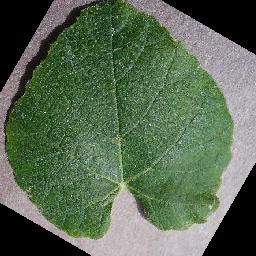
#> input picture test01/1111/images/61d898866b094711894faba89e2d0465.JPG, 256 x 256 px
$ python -i detector.py   (imports and definitions only)
#> lines starting #> are read from the running program, lines starting #| are printed output that depends on the picture; after the words box and inside, x2 and y2 are one past the last pixel; in counts of white or black regions, pixels touching at a corner belong together
from __future__ import annotations

import cv2
import numpy as np

from .models import Point


def detect_leaf_contour(rgb_image: np.ndarray) -> list[Point]:
    """Detect the main leaf boundary and return it as editable contour points."""
    if rgb_image.ndim != 3 or rgb_image.shape[2] != 3:
        raise ValueError("Ожидается цветное RGB-изображение.")

    working_image, scale = _resize_for_detection(rgb_image)
    image_bgr = cv2.cvtColor(working_image, cv2.COLOR_RGB2BGR)

    mask = _grabcut_mask(image_bgr)
    if not _mask_is_reasonable(mask):
        mask = _fallback_color_mask(image_bgr)
    mask = _postprocess_mask(mask)

    contour = _extract_largest_contour(mask)
    if contour is None:
        raise ValueError(
            "Не удалось определить контур листа. Попробуйте изображение с более контрастным фоном."
        )

    points = _simplify_contour(contour)
    if scale != 1.0:
        points = points / scale

    return [Point(float(x), float(y)) for x, y in points]


def _resize_for_detection(
    rgb_image: np.ndarray, max_side: int = 1400
) -> tuple[np.ndarray, float]:
    height, width = rgb_image.shape[:2]
    largest_side = max(height, width)
    if largest_side <= max_side:
        return rgb_image, 1.0

    scale = max_side / float(largest_side)
    resized = cv2.resize(
        rgb_image,
        (int(round(width * scale)), int(round(height * scale))),
        interpolation=cv2.INTER_AREA,
    )
    return resized, scale


def _grabcut_mask(image_bgr: np.ndarray) -> np.ndarray:
    height, width = image_bgr.shape[:2]
    margin_x = max(6, int(width * 0.05))
    margin_y = max(6, int(height * 0.05))
    rect_width = width - margin_x * 2
    rect_height = height - margin_y * 2
    if rect_width <= 4 or rect_height <= 4:
        return np.zeros((height, width), dtype=np.uint8)

    mask = np.zeros((height, width), np.uint8)
    bg_model = np.zeros((1, 65), np.float64)
    fg_model = np.zeros((1, 65), np.float64)
    rect = (margin_x, margin_y, rect_width, rect_height)

    try:
        cv2.grabCut(image_bgr, mask, rect, bg_model, fg_model, 5, cv2.GC_INIT_WITH_RECT)
    except cv2.error:
        return np.zeros((height, width), dtype=np.uint8)

    foreground = np.where(
        (mask == cv2.GC_FGD) | (mask == cv2.GC_PR_FGD),
        255,
        0,
    ).astype(np.uint8)
    return foreground


# [22 lines left out: function _fallback_color_mask, not called in this run]


def _mask_is_reasonable(mask: np.ndarray) -> bool:
    foreground_ratio = float(np.count_nonzero(mask)) / float(mask.size)
    return 0.01 <= foreground_ratio <= 0.95


def _postprocess_mask(mask: np.ndarray) -> np.ndarray:
    kernel_size = max(3, int(round(min(mask.shape[:2]) * 0.01)))
    if kernel_size % 2 == 0:
        kernel_size += 1

    kernel = cv2.getStructuringElement(cv2.MORPH_ELLIPSE, (kernel_size, kernel_size))
    cleaned = cv2.morphologyEx(mask, cv2.MORPH_CLOSE, kernel, iterations=2)
    cleaned = cv2.morphologyEx(cleaned, cv2.MORPH_OPEN, kernel, iterations=1)

    contour = _extract_largest_contour(cleaned)
    if contour is None:
        return cleaned

    filled = np.zeros_like(cleaned)
    cv2.drawContours(filled, [contour], -1, 255, thickness=cv2.FILLED)
    return filled


def _extract_largest_contour(mask: np.ndarray) -> np.ndarray | None:
    contours, _ = cv2.findContours(mask, cv2.RETR_EXTERNAL, cv2.CHAIN_APPROX_NONE)
    if not contours:
        return None

    contour = max(contours, key=cv2.contourArea)
    min_area = max(64.0, mask.shape[0] * mask.shape[1] * 0.001)
    if cv2.contourArea(contour) < min_area:
        return None
    return contour


def _simplify_contour(
    contour: np.ndarray, min_points: int = 16, max_points: int = 80
) -> np.ndarray:
    perimeter = cv2.arcLength(contour, True)
    source_points = contour[:, 0, :].astype(np.float32)
    candidate = source_points

    for ratio in np.linspace(0.001, 0.02, 30):
        approx = cv2.approxPolyDP(
            contour, epsilon=float(perimeter * ratio), closed=True
        )
        approx_points = approx[:, 0, :].astype(np.float32)
        candidate = approx_points
        if min_points <= len(approx_points) <= max_points:
            return approx_points

    if len(candidate) > max_points:
        return _resample_closed_polyline(candidate, max_points)
    if len(candidate) < min_points:
        return _resample_closed_polyline(source_points, min_points)
    return candidate


# [36 lines left out: function _resample_closed_polyline, not called in this run]

>>> import cv2
>>> picture = cv2.cvtColor(cv2.imread('../../test01/1111/images/61d898866b094711894faba89e2d0465.JPG'), cv2.COLOR_BGR2RGB)
>>> result = detect_leaf_contour(picture)
#> in detect_leaf_contour, `working_image, scale = _resize_for_detection(rgb_image)`: scale = 1
#> in detect_leaf_contour, image_bgr is the input picture: shape (256, 256, 3); mean B, G, R 82.2, 104.8, 88.2
#> in detect_leaf_contour, `mask = _grabcut_mask(image_bgr)`:
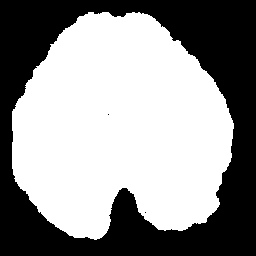
#> mask: shape (256, 256); 57.8% white; 3 black regions (2 under 20 px), largest, box (x1, y1, x2, y2) and area: (0, 0, 256, 256) 27659
#> in _mask_is_reasonable, `foreground_ratio = float(np.count_nonzero(mask)) / float(mask.size)`: foreground_ratio = 0.578
#> in _postprocess_mask, `kernel_size = max(3, int(round(min(mask.shape[:2]) * 0.01)))`: kernel_size = 3
#> in _postprocess_mask, `kernel = cv2.getStructuringElement(cv2.MORPH_ELLIPSE, (kernel_size, ke..`: kernel = [[0, 1, 0], [1, 1, 1], [0, 1, 0]]
#> in _postprocess_mask, `cleaned = cv2.morphologyEx(mask, cv2.MORPH_CLOSE, kernel, iterations=2)`: cleaned: shape (256, 256); 57.9% white; 1 black region, box (x1, y1, x2, y2) and area: (0, 0, 256, 256) 27609
#> in _postprocess_mask, `cleaned = cv2.morphologyEx(cleaned, cv2.MORPH_OPEN, kernel, iterations..`: cleaned: shape (256, 256); 57.9% white; 1 black region
#> in _extract_largest_contour, `contours, _ = cv2.findContours(mask, cv2.RETR_EXTERNAL, cv2.CHAIN_APPR..`: contours = 1 contour; box (x1, y1, x2, y2) and area: (12, 12, 234, 240) 37567
#> in _extract_largest_contour, `contour = max(contours, key=cv2.contourArea)`: contour = contour of 698 points, box (x1, y1, x2, y2) (12, 12, 234, 240), area 37567
#> in _simplify_contour, `perimeter = cv2.arcLength(contour, True)`: perimeter = 840.5
#> in _simplify_contour, `source_points = contour[:, 0, :].astype(np.float32)`: source_points = 698 pairs, first value 12 to 233, second value 12 to 239
#> in _simplify_contour, `candidate = source_points`: candidate has the same summary as source_points
#> in detect_leaf_contour, `points = _simplify_contour(contour)`: points = 64 pairs, first value 12 to 233, second value 12 to 239
#> result = 64 items
